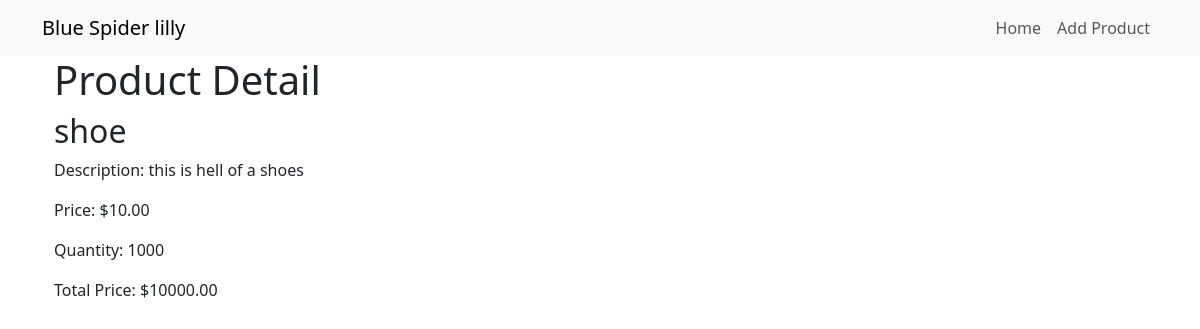
/product/1/, run on the app's committed database.
### myapp/models.py (models this page shows, shortened)
class Product(models.Model):
    objects = None
    name = models.CharField(max_length=100)
    description = models.TextField()
    unit_price = models.DecimalField(max_digits=8, decimal_places=2)
    quantity = models.PositiveIntegerField()
    @property
    def total_price(self):
        return self.unit_price * self.quantity

### myapp/views.py (the view)
# urls.py: path('product/<int:pk>/', product_detail, name='product_detail'),
def product_detail(request, pk):
    product = get_object_or_404(Product, pk=pk)
    context = {
        'product': product
    }
    return render(request, 'product_detail.html', context)

### myapp/templates/product_detail.html (shortened to what this page needs)
{% extends "base.html" %}
{% block content %}
  <div class="container">
    <h1>Product Detail</h1>
    <h2>{{ product.name }}</h2>
    <p>Description: {{ product.description }}</p>
    <p>Price: ${{ product.unit_price }}</p>
    <p>Quantity: {{ product.quantity }}</p>
    <p>Total Price: ${{ product.total_price }}</p>
  </div>
{% endblock %}

### data on the page
Product: name "shoe", description "this is hell of a shoes", unit_price "10.00", quantity "1000", total_price "10000.00"
